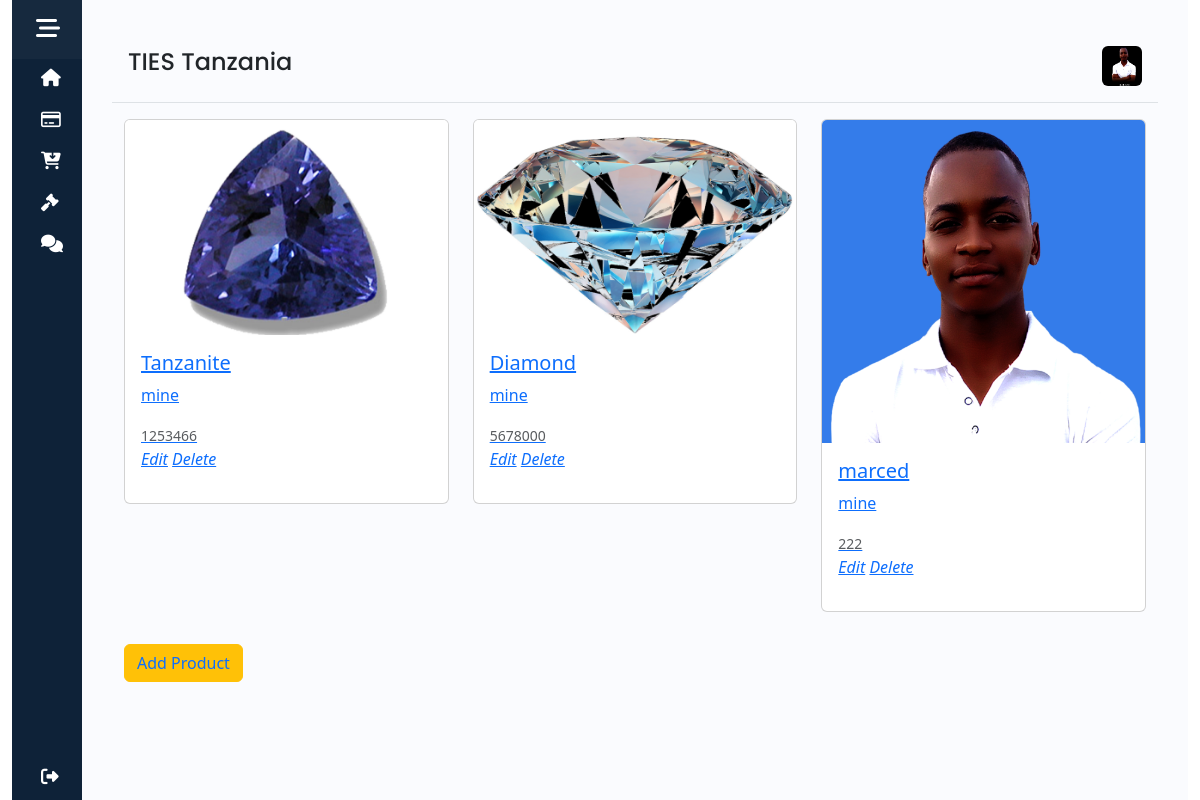
The page /mineral/ on the database its author committed.
### app/models.py (models this page shows, shortened)
class Item(models.Model):
    user = models.ForeignKey(CustomUser,on_delete=models.CASCADE)
    category = models.ForeignKey(Category, on_delete=models.CASCADE)
    title = models.CharField(max_length=200,db_index=True)
    slug = models.SlugField()
    price = models.IntegerField()
    discount_price = models.IntegerField(blank=True, null=True)
    description = models.TextField()
    image = models.ImageField(upload_to='media/', blank=True, null=True)
    available=models.BooleanField(default=True)
    created=models.DateTimeField(auto_now_add=True)
    updated=models.DateTimeField(auto_now_add=True)
    is_latest=models.BooleanField(default=False)
    location = models.CharField(max_length=200,db_index=True, default='null')
    quality = models.CharField(max_length=200,db_index=True, default='null')
    sellOrRent = models.CharField(max_length=200,db_index=True, default='null')
    quantity = models.CharField(max_length=200,db_index=True, default='null')
    manufacturer = models.CharField(max_length=200,db_index=True, default='null')
    technicalDetails = models.CharField(max_length=1000,db_index=True, default='null')
    dimension = models.CharField(max_length=200,db_index=True, default='null')
    weight = models.CharField(max_length=200,db_index=True, default='null')
    capacity = models.CharField(max_length=200,db_index=True, default='null')
    horsepower = models.CharField(max_length=200,db_index=True, default='null')
    grade = models.CharField(max_length=200,db_index=True, default='null')
    groundedArea = models.CharField(max_length=200,db_index=True, default='null')
    physicalProperties = models.CharField(max_length=200,db_index=True, default='null')
    qualityAssurance = models.FileField(upload_to='pdfs/', null=True, blank=True)

class Category(models.Model):
    name = models.CharField(max_length=200,db_index=True)
    slug=models.SlugField(unique=True)
    description = models.TextField()
    is_latest=models.BooleanField(default=False)

### app/views.py (the view)
# urls.py: path('mineral/', views.mineral, name='mineral'),
def mineral(request):
    product = 'mine'
    x = Item.objects.filter(category__name=product)
    context = {
        'x':x,
    }
    return render(request,'app/mineral.html',context)

### app/templates/app/mineral.html (shortened to what this page needs)
{% extends 'app/base.html' %}
{% block content %}
<div class="container">
<div class="row">
{% for i in x %}
    <div class="col-sm-4 mb-3 mb-sm-0 mt-3">
    <a href="{% url 'marketDescription' i.id%}">
      <div class="card mb-3">
          <img src="{{i.image.url}}" class="card-img-top" alt="...">
          <div class="card-body">
            <h5 class="card-title">{{i.title}}</h5>
            <p class="card-text">{{i.category.name}}</p>
            <p class="card-text"><small class="text-body-secondary">{{i.price}}</small></p>
            <p>
              <a href="{% url 'marketEdit' i.id %}"><i class="bi bi-pen">Edit</i></a>
              <a href="{% url 'marketDelete' i.id %}"><i class="bi bi-trash3">Delete</i></a>
            </p>
          </div>
        </div>
      </div>
{% endfor %}
<div class="col-sm-3 mb-3 mb-sm-0 mt-3">
    <button class="btn btn-warning"><a href="{% url 'marketAdd' %}" style="text-decoration: none;">Add Product</a></button>
</div>
</div>
</div>
{% endblock %}

### app/templates/app/base.html (shortened to what this page needs)
{% load static %}
<!DOCTYPE html>
<html lang="en">
<head>
    <link rel="stylesheet" href="{% static 'app/css/style.css' %}">
    <link href="https://cdn.jsdelivr.net/npm/bootstrap@5.3.0/dist/css/bootstrap.min.css" rel="stylesheet">
</head>
<body>
    <div class="container-fluid">
        <aside class="sidebar">
            <div class="sidebar-widget">
                <button class="toggle-btn" type="button">
                    <i class="fa-solid fa-bars-staggered"></i>
                </button>
            </div>
            <ul class="sidebar-nav">
                <li class="sidebar-item">
                    <a href="{% url 'home' %}" class="sidebar-link">
                        <i class="fa fa-home"></i>
                    </a>
                </li>
                <li class="sidebar-item">
                    <a href="#" class="sidebar-link has-dropdown">
                        <i class="fa fa-credit-card"></i>
                    </a>
                </li>
                <li class="sidebar-item">
                    <a href="#" class="sidebar-link has-dropdown">
                        <i class="fa fa-cart-arrow-down"></i>
                    </a>
                </li>
                <li class="sidebar-item">
                    <a href="#" class="sidebar-link has-dropdown">
                        <i class="fa fa-gavel"></i>
                    </a>
                </li>
                <li class="sidebar-item">
                  <a href="#" class="sidebar-link">
                      <i class="fa fa-comments"></i>
                  </a>
              </li>
            </ul>
            <div class="sidebar-footer">
                <a href="#" class="sidebar-link">
                    <i class="fa-solid fa-right-from-bracket"></i>
                </a>
            </div>
        </aside>
        <div class="main">
            <nav class="navbar navbar-expand px-3 border-bottom">
                <h4>TIES Tanzania</h4>
                <div class="navbar-collapse navbar">
                    <ul class="navbar-nav">
                        <li class="nav-item dropdown">
                            <a href="#" data-bs-toggle="dropdown" class="nav-icon" pe-md-0>
                                <img src="{% static 'app/images/profile.jpg' %}" class="avatar img-fluid rounded" alt="">
                            </a>
                        </li>
                    </ul>
                </div>
            </nav>
            <div class="content">
                {% block content %}
                {% endblock %}
            </div>
        </div>
    </div>
</body>
</html>

### app/static/app/css/style.css (style rules this page uses)
a { text-decoration: none; }
li { list-style: none; }
body { margin: 0; font-family: 'Poppins',sans-serif; }
h4 { font-family: 'Poppins',sans-serif; }
.container-fluid { display: flex; }
.main { min-height: 100vh; width: 100%; overflow: hidden; transition: all 0.35s ease-in-out; background-color: #fafbfe; padding: 30px; }
.avatar { height: 40px; width: 40px; }
.navbar-expand .navbar-nav { margin-left: auto; }
.sidebar { width: 70px; min-width: 70px; z-index: 1000; transition: all .25s ease-in-out; background-color: #0e2238; display: flex; flex-direction: column; }
.sidebar-widget { display: flex; background-color: rgba(248, 245, 245, 0.031); }
.toggle-btn { background-color: transparent; cursor: pointer; border: 0; padding: 1rem 1.5rem; }
.toggle-btn i { font-size: 1.5rem; color: #fff; }
.sidebar-nav { padding: 0; flex: 1 1 auto; }
a.sidebar-link { padding: .625rem 1.625rem; color: #fff; display: block; font-size: 0.9rem; white-space: nowrap; border-left: 3px solid transparent; text-decoration: none; font-family: 'Poppins',sans-serif; }
.sidebar-link i { font-size: 1.1rem; margin-right: .75rem; }
.sidebar-item { position: relative; }

### rows shown on the page
Item: image (picture), title "Tanzanite", category.name "mine", price "1253466"
Item: image (picture), title "Diamond", category.name "mine", price "5678000"
Item: image (picture), title "marced", category.name "mine", price "222"
